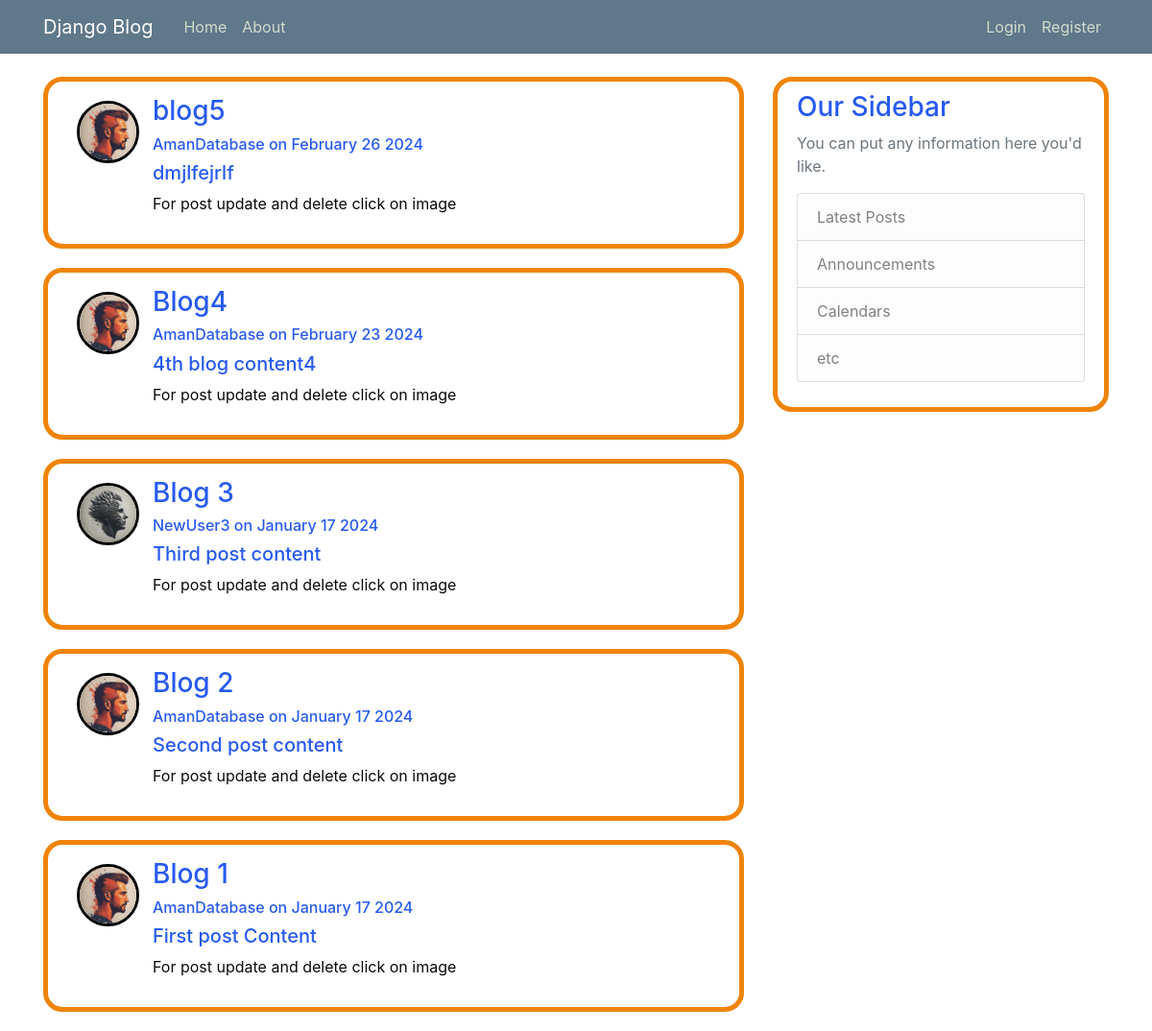
The page / on the database its author committed.
### blog/models.py (models this page shows, shortened)
class Post(models.Model):
    title = models.CharField(max_length=100)
    content = models.TextField()
    date_posted = models.DateTimeField(default=timezone.now)
    author = models.ForeignKey(User, on_delete= models.CASCADE)

### users/models.py (models this page shows, shortened)
class profile(models.Model):
    user = models.OneToOneField(User, on_delete=models.CASCADE)
    image = models.ImageField(default ='default.jpg', upload_to='profile_pics')

### blog/views.py (the view)
# urls.py: path('', PostListView.as_view(),name='blog-home'),
class PostListView(ListView):
    model=Post
    template_name='blog/home.html' # <app>/<model>_<viewtype>.html
    context_object_name='posts' # a string or callable that returns the name of the
    ordering = ['-date_posted']

### blog/templates/blog/home.html
{% extends "blog/bash.html" %}
{% block content %}
    {% for post in posts %}
    <div class="media content-section ">
        <a href="{% url 'post-detail' post.id%}" class="image-link">
        <img class="rounded-circle article-img"src="{{ post.author.profile.image.url}}"></a>
        <div class="c12">
            <h3>{{ post.title }}</a></h3>
            <h6>{{ post.author}} on {{post.date_posted |date:"F d Y"}}</h6>
            <h5>{{ post.content }}</h5>
            <p>For post update and delete click on image </p>
        </div>
    </div>
    {% endfor %}
{% endblock content %}

### blog/templates/blog/bash.html (shortened to what this page needs)
{% load static %}
<!DOCTYPE html>
<html>
<head>
    <link rel="stylesheet" href="https://cdn.jsdelivr.net/npm/bootstrap@4.0.0/dist/css/bootstrap.min.css">
    <link rel="stylesheet" type ="text/css" href="{% static 'blog/main.css' %}" >
</head>
<body>
  <header class="site-header">
    <nav class="navbar navbar-expand-md navbar-dark bg-steel fixed-top">
      <div class="container">
        <a class="navbar-brand mr-4" href="{% url 'blog-home' %}">Django Blog</a>
        <div class="collapse navbar-collapse" id="navbarToggle">
          <div class="navbar-nav mr-auto">
            <a class="nav-item nav-link" href="{% url 'blog-home' %}">Home</a>
            <a class="nav-item nav-link" href="{% url 'blog-about' %}">About</a>
          </div>
          <div class="navbar-nav">
            {% if user.is_authenticated %}
              <a class="nav-item nav-link" href="{% url 'post-create'%}">New Post</a>
              <a class="nav-item nav-link" href="{% url 'profile'%}">Profile</a>
              <a class="nav-item nav-link" href="{% url 'logout'%}">Logout</a>
            {% else %}
              <a class="nav-item nav-link" href="{% url 'login'%}">Login</a>
              <a class="nav-item nav-link" href="{% url 'register'%}">Register</a>
            {% endif %}
          </div>
        </div>
      </div>
    </nav>
  </header>
  <main role="main" class="container">
    <div class="row">
      <div class="col-md-8">
        {% block content %}{% endblock %}
      </div>
      <div class="col-md-4">
        <div class="content-section">
          <h3>Our Sidebar</h3>
          <p class='text-muted'>You can put any information here you'd like.
            <ul class="list-group">
              <li class="list-group-item list-group-item-light">Latest Posts</li>
              <li class="list-group-item list-group-item-light">Announcements</li>
              <li class="list-group-item list-group-item-light">Calendars</li>
              <li class="list-group-item list-group-item-light">etc</li>
            </ul>
          </p>
        </div>
      </div>
    </div>
  </main>
</body>
</html>

### blog/static/blog/main.css (style rules this page uses)
body { background: #ffffff; color: #333333; margin-top: 5rem; }
h1, h2, h3, h4, h5, h6 { color: rgb(40, 90, 239); }
.media { background: rgb(249, 250, 252); border-style: solid; border-color: rgb(8, 8, 8); }
ul { margin: 0; }
.bg-steel { background-color: #5f788a; }
.site-header .navbar-nav .nav-link { color: #d3dbcb; }
.c12 { color: rgb(11, 11, 11); background: white; padding: 2px; margin: 2px; }
.content-section { background: #ffffff; padding: 10px 20px; border: 5px solid #f08408; border-radius: 20px; margin-bottom: 20px; }
.article-img { height: 65px; width: 65px; margin: 10px; border-style: solid; border-color: rgb(0, 0, 0); }

### rows shown on the page
Post: author.profile.image (picture), title "blog5", author "AmanDatabase", date_posted "February 26 2024", content "dmjlfejrlf"
Post: author.profile.image (picture), title "Blog4", author "AmanDatabase", date_posted "February 23 2024", content "4th blog content4"
Post: author.profile.image (placeholder picture), title "Blog 3", author "NewUser3", date_posted "January 17 2024", content "Third post content"
Post: author.profile.image (picture), title "Blog 2", author "AmanDatabase", date_posted "January 17 2024", content "Second post content"
Post: author.profile.image (picture), title "Blog 1", author "AmanDatabase", date_posted "January 17 2024", content "First post Content"
